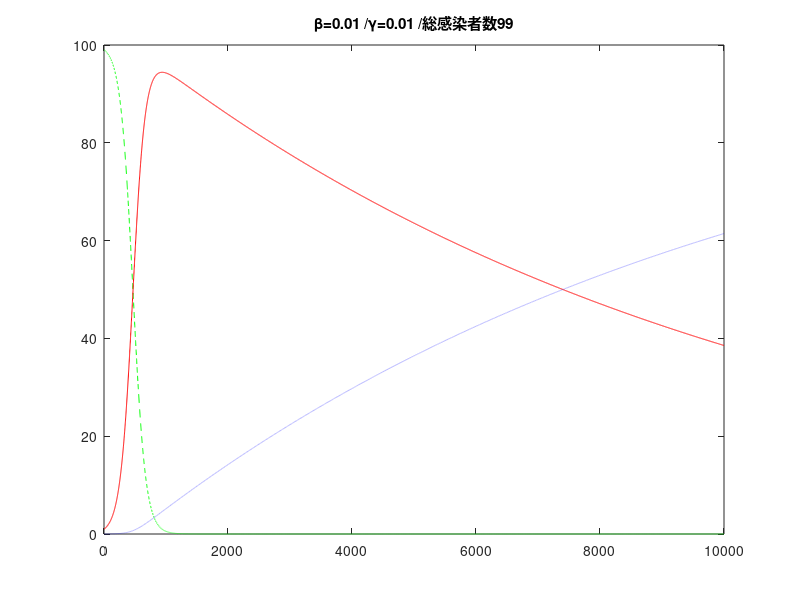

MATLAB code for this plot:
dt=0.01;Tmax=10000;
S=zeros(1,Tmax);S(1)=99;
I=zeros(1,Tmax);I(1)=1;
R=zeros(1,Tmax);R(1)=0;
b=0.01;g=0.01;
for T=1:Tmax-1
    S(T+1)=S(T)+dt*( -b*S(T)*I(T)           );
    I(T+1)=I(T)+dt*(  b*S(T)*I(T) -g*I(T)   );
    R(T+1)=R(T)+dt*(               g*I(T)   );
end
X=1:Tmax;
plot(X,S,'g--',X,I,'r',X,R,'b:');
title(strcat('β=',num2str(b),' /γ=',num2str(g),' /総感染者数',num2str(S(1)-S(Tmax)) ));
